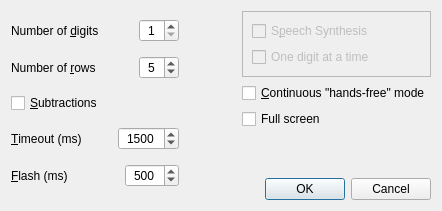
<?xml version="1.0" encoding="UTF-8"?>
<ui version="4.0">
 <class>Dialog</class>
 <widget class="QDialog" name="Dialog">
  <property name="geometry">
   <rect>
    <x>0</x>
    <y>0</y>
    <width>442</width>
    <height>211</height>
   </rect>
  </property>
  <property name="windowTitle">
   <string>Settings</string>
  </property>
  <property name="windowIcon">
   <iconset>
    <normaloff>img/soro.ico</normaloff>img/soro.ico</iconset>
  </property>
  <layout class="QGridLayout" name="gridLayout_2">
   <item row="0" column="0">
    <layout class="QHBoxLayout" name="horizontalLayout_3">
     <item>
      <layout class="QVBoxLayout" name="verticalLayout_2">
       <item>
        <layout class="QHBoxLayout" name="horizontalLayout">
         <item>
          <widget class="QLabel" name="l_digits">
           <property name="toolTip">
            <string>Number of digits for each number</string>
           </property>
           <property name="text">
            <string>Number of &amp;digits</string>
           </property>
           <property name="buddy">
            <cstring>sb_digits</cstring>
           </property>
          </widget>
         </item>
         <item>
          <spacer name="horizontalSpacer">
           <property name="orientation">
            <enum>Qt::Horizontal</enum>
           </property>
           <property name="sizeHint" stdset="0">
            <size>
             <width>30</width>
             <height>20</height>
            </size>
           </property>
          </spacer>
         </item>
         <item>
          <widget class="QSpinBox" name="sb_digits">
           <property name="minimumSize">
            <size>
             <width>40</width>
             <height>0</height>
            </size>
           </property>
           <property name="maximumSize">
            <size>
             <width>40</width>
             <height>16777215</height>
            </size>
           </property>
           <property name="toolTip">
            <string/>
           </property>
           <property name="alignment">
            <set>Qt::AlignCenter</set>
           </property>
           <property name="minimum">
            <number>1</number>
           </property>
           <property name="maximum">
            <number>9</number>
           </property>
           <property name="value">
            <number>1</number>
           </property>
          </widget>
         </item>
        </layout>
       </item>
       <item>
        <layout class="QHBoxLayout" name="horizontalLayout_4">
         <item>
          <widget class="QLabel" name="l_rows">
           <property name="toolTip">
            <string>How many to add ?</string>
           </property>
           <property name="text">
            <string>Number of &amp;rows</string>
           </property>
           <property name="buddy">
            <cstring>sb_rows</cstring>
           </property>
          </widget>
         </item>
         <item>
          <spacer name="horizontalSpacer_2">
           <property name="orientation">
            <enum>Qt::Horizontal</enum>
           </property>
           <property name="sizeHint" stdset="0">
            <size>
             <width>30</width>
             <height>20</height>
            </size>
           </property>
          </spacer>
         </item>
         <item>
          <widget class="QSpinBox" name="sb_rows">
           <property name="minimumSize">
            <size>
             <width>40</width>
             <height>0</height>
            </size>
           </property>
           <property name="maximumSize">
            <size>
             <width>40</width>
             <height>16777215</height>
            </size>
           </property>
           <property name="toolTip">
            <string/>
           </property>
           <property name="alignment">
            <set>Qt::AlignCenter</set>
           </property>
           <property name="buttonSymbols">
            <enum>QAbstractSpinBox::UpDownArrows</enum>
           </property>
           <property name="minimum">
            <number>2</number>
           </property>
           <property name="maximum">
            <number>25</number>
           </property>
           <property name="value">
            <number>5</number>
           </property>
          </widget>
         </item>
        </layout>
       </item>
       <item>
        <widget class="QCheckBox" name="cb_neg">
         <property name="toolTip">
          <string>Allow/disallow subtractions</string>
         </property>
         <property name="text">
          <string>&amp;Subtractions</string>
         </property>
        </widget>
       </item>
       <item>
        <layout class="QHBoxLayout" name="horizontalLayout_5">
         <item>
          <widget class="QLabel" name="l_timeout_1">
           <property name="toolTip">
            <string>Timeout in ms between number disappearing and next number appearing</string>
           </property>
           <property name="text">
            <string>&amp;Timeout (ms)</string>
           </property>
           <property name="buddy">
            <cstring>sb_timeout</cstring>
           </property>
          </widget>
         </item>
         <item>
          <spacer name="horizontalSpacer_4">
           <property name="orientation">
            <enum>Qt::Horizontal</enum>
           </property>
           <property name="sizeHint" stdset="0">
            <size>
             <width>30</width>
             <height>20</height>
            </size>
           </property>
          </spacer>
         </item>
         <item>
          <widget class="QSpinBox" name="sb_timeout">
           <property name="toolTip">
            <string/>
           </property>
           <property name="alignment">
            <set>Qt::AlignCenter</set>
           </property>
           <property name="minimum">
            <number>50</number>
           </property>
           <property name="maximum">
            <number>15000</number>
           </property>
           <property name="singleStep">
            <number>100</number>
           </property>
           <property name="value">
            <number>1500</number>
           </property>
          </widget>
         </item>
        </layout>
       </item>
       <item>
        <layout class="QHBoxLayout" name="horizontalLayout_6">
         <item>
          <widget class="QLabel" name="l_flash_1">
           <property name="toolTip">
            <string>Time the number is displayed</string>
           </property>
           <property name="text">
            <string>&amp;Flash (ms)</string>
           </property>
           <property name="buddy">
            <cstring>sb_flash</cstring>
           </property>
          </widget>
         </item>
         <item>
          <spacer name="horizontalSpacer_5">
           <property name="orientation">
            <enum>Qt::Horizontal</enum>
           </property>
           <property name="sizeHint" stdset="0">
            <size>
             <width>30</width>
             <height>20</height>
            </size>
           </property>
          </spacer>
         </item>
         <item>
          <widget class="QSpinBox" name="sb_flash">
           <property name="toolTip">
            <string/>
           </property>
           <property name="alignment">
            <set>Qt::AlignCenter</set>
           </property>
           <property name="minimum">
            <number>15</number>
           </property>
           <property name="maximum">
            <number>5000</number>
           </property>
           <property name="singleStep">
            <number>100</number>
           </property>
           <property name="value">
            <number>500</number>
           </property>
          </widget>
         </item>
        </layout>
       </item>
      </layout>
     </item>
     <item>
      <spacer name="horizontalSpacer_3">
       <property name="orientation">
        <enum>Qt::Horizontal</enum>
       </property>
       <property name="sizeHint" stdset="0">
        <size>
         <width>16</width>
         <height>20</height>
        </size>
       </property>
      </spacer>
     </item>
     <item>
      <layout class="QVBoxLayout" name="verticalLayout">
       <item>
        <widget class="QFrame" name="frame">
         <property name="frameShape">
          <enum>QFrame::StyledPanel</enum>
         </property>
         <property name="frameShadow">
          <enum>QFrame::Raised</enum>
         </property>
         <layout class="QGridLayout" name="gridLayout">
          <item row="0" column="0">
           <layout class="QHBoxLayout" name="horizontalLayout_2">
            <item>
             <widget class="QCheckBox" name="cb_speech">
              <property name="enabled">
               <bool>false</bool>
              </property>
              <property name="toolTip">
               <string> &lt;p style='white-space:pre'&gt;&lt;em&gt;&lt;strong&gt;espeak&lt;/strong&gt;&lt;/em&gt; is needed for speech synthesis&lt;/p&gt;</string>
              </property>
              <property name="text">
               <string>S&amp;peech Synthesis</string>
              </property>
             </widget>
            </item>
            <item>
             <widget class="QLabel" name="pm_warning">
              <property name="maximumSize">
               <size>
                <width>24</width>
                <height>24</height>
               </size>
              </property>
              <property name="toolTip">
               <string>&lt;!DOCTYPE HTML PUBLIC &quot;-//W3C//DTD HTML 4.0//EN&quot; &quot;http://www.w3.org/TR/REC-html40/strict.dtd&quot;&gt;
&lt;html&gt;&lt;head&gt;&lt;meta name=&quot;qrichtext&quot; content=&quot;1&quot; /&gt;&lt;style type=&quot;text/css&quot;&gt;
p, li { white-space: pre-wrap; }
&lt;/style&gt;&lt;/head&gt;&lt;body style=&quot; font-family:'Sans Serif'; font-size:10pt; font-weight:400; font-style:normal;&quot;&gt;
&lt;p style=&quot; margin-top:0px; margin-bottom:0px; margin-left:0px; margin-right:0px; -qt-block-indent:0; text-indent:0px;&quot;&gt;&lt;span style=&quot; font-weight:600; color:#ff0000;&quot;&gt;Error&lt;/span&gt;&lt;span style=&quot; font-style:italic;&quot;&gt;: espeak&lt;/span&gt; executable has not been found!&lt;/p&gt;
&lt;p style=&quot; margin-top:0px; margin-bottom:0px; margin-left:0px; margin-right:0px; -qt-block-indent:0; text-indent:0px;&quot;&gt;- this is because you need to &lt;span style=&quot; font-style:italic;&quot;&gt;install&lt;/span&gt; it&lt;/p&gt;
&lt;p style=&quot; margin-top:0px; margin-bottom:0px; margin-left:0px; margin-right:0px; -qt-block-indent:0; text-indent:0px;&quot;&gt;- or because it's installed in a &lt;span style=&quot; font-style:italic;&quot;&gt;non-standard place&lt;/span&gt;&lt;/p&gt;
&lt;p style=&quot; margin-top:0px; margin-bottom:0px; margin-left:0px; margin-right:0px; -qt-block-indent:0; text-indent:0px;&quot;&gt;Check the &lt;span style=&quot; font-weight:600;&quot;&gt;README&lt;/span&gt; to help you fix either of the problems.&lt;/p&gt;&lt;/body&gt;&lt;/html&gt;</string>
              </property>
              <property name="text">
               <string/>
              </property>
              <property name="pixmap">
               <pixmap>img/warning.png</pixmap>
              </property>
              <property name="alignment">
               <set>Qt::AlignRight|Qt::AlignTrailing|Qt::AlignVCenter</set>
              </property>
             </widget>
            </item>
           </layout>
          </item>
          <item row="1" column="0">
           <widget class="QCheckBox" name="cb_onedigit">
            <property name="enabled">
             <bool>false</bool>
            </property>
            <property name="toolTip">
             <string>Pronounce each digit of a number</string>
            </property>
            <property name="text">
             <string>One digit at a time</string>
            </property>
           </widget>
          </item>
         </layout>
        </widget>
       </item>
       <item>
        <widget class="QCheckBox" name="cb_handsfree">
         <property name="toolTip">
          <string>In this mode, you don't have to enter an answer, it's &quot;hands free&quot;;
the solution is displayed, and a new sequence begins,
and so on ...</string>
         </property>
         <property name="text">
          <string>&amp;Continuous &quot;hands-free&quot; mode</string>
         </property>
        </widget>
       </item>
       <item>
        <widget class="QCheckBox" name="cb_fullscreen">
         <property name="text">
          <string>Full screen</string>
         </property>
        </widget>
       </item>
       <item>
        <spacer name="verticalSpacer">
         <property name="orientation">
          <enum>Qt::Vertical</enum>
         </property>
         <property name="sizeHint" stdset="0">
          <size>
           <width>185</width>
           <height>17</height>
          </size>
         </property>
        </spacer>
       </item>
       <item>
        <widget class="QDialogButtonBox" name="buttonBox">
         <property name="orientation">
          <enum>Qt::Horizontal</enum>
         </property>
         <property name="standardButtons">
          <set>QDialogButtonBox::Cancel|QDialogButtonBox::Ok</set>
         </property>
        </widget>
       </item>
      </layout>
     </item>
    </layout>
   </item>
  </layout>
 </widget>
 <resources/>
 <connections>
  <connection>
   <sender>buttonBox</sender>
   <signal>accepted()</signal>
   <receiver>Dialog</receiver>
   <slot>accept()</slot>
   <hints>
    <hint type="sourcelabel">
     <x>248</x>
     <y>254</y>
    </hint>
    <hint type="destinationlabel">
     <x>157</x>
     <y>274</y>
    </hint>
   </hints>
  </connection>
  <connection>
   <sender>buttonBox</sender>
   <signal>rejected()</signal>
   <receiver>Dialog</receiver>
   <slot>reject()</slot>
   <hints>
    <hint type="sourcelabel">
     <x>316</x>
     <y>260</y>
    </hint>
    <hint type="destinationlabel">
     <x>286</x>
     <y>274</y>
    </hint>
   </hints>
  </connection>
 </connections>
</ui>
